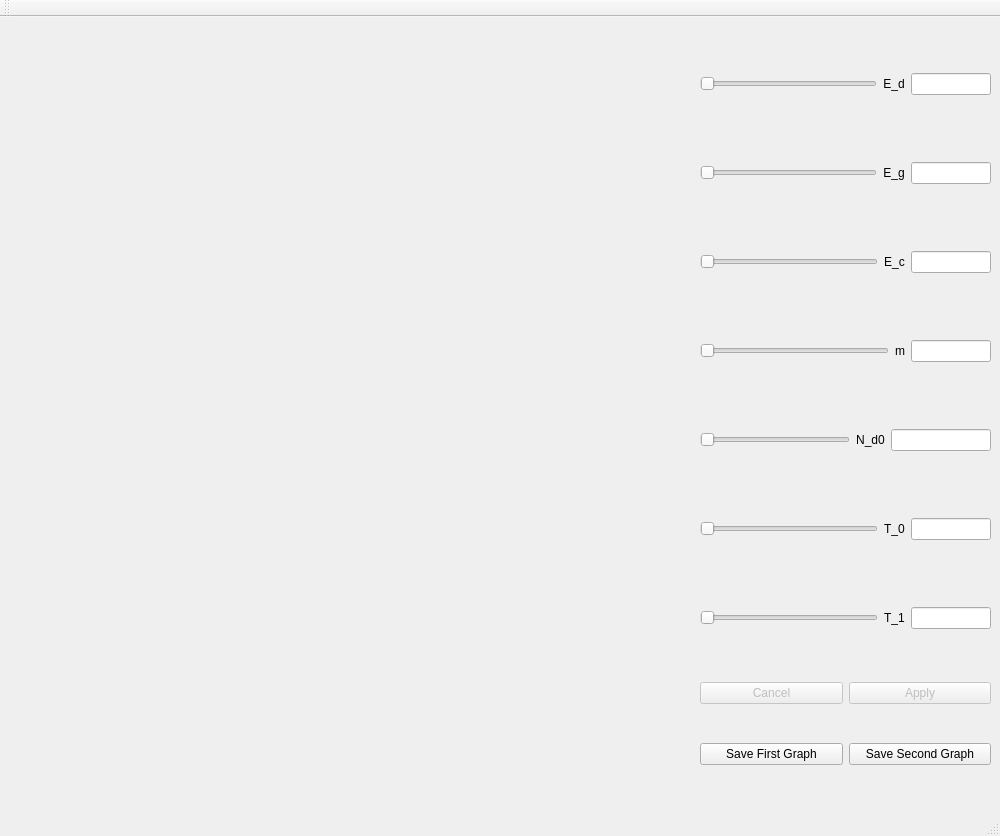
<?xml version="1.0" encoding="UTF-8"?>
<ui version="4.0">
 <class>Application</class>
 <widget class="QMainWindow" name="Application">
  <property name="geometry">
   <rect>
    <x>0</x>
    <y>0</y>
    <width>1000</width>
    <height>836</height>
   </rect>
  </property>
  <property name="minimumSize">
   <size>
    <width>0</width>
    <height>0</height>
   </size>
  </property>
  <property name="windowTitle">
   <string>Statistics of Electronic Holes</string>
  </property>
  <widget class="QWidget" name="centralwidget">
   <layout class="QGridLayout" name="gridLayout" columnstretch="1,0">
    <item row="0" column="1" rowspan="2">
     <layout class="QVBoxLayout" name="verticalLayout">
      <item>
       <layout class="QHBoxLayout" name="horizontalLayout_2">
        <item>
         <widget class="QSlider" name="E_dSlider">
          <property name="minimumSize">
           <size>
            <width>150</width>
            <height>50</height>
           </size>
          </property>
          <property name="maximumSize">
           <size>
            <width>16777215</width>
            <height>16777215</height>
           </size>
          </property>
          <property name="singleStep">
           <number>1</number>
          </property>
          <property name="orientation">
           <enum>Qt::Horizontal</enum>
          </property>
         </widget>
        </item>
        <item>
         <widget class="QLabel" name="E_dLabel">
          <property name="maximumSize">
           <size>
            <width>30</width>
            <height>16777215</height>
           </size>
          </property>
          <property name="text">
           <string>E_d</string>
          </property>
          <property name="alignment">
           <set>Qt::AlignCenter</set>
          </property>
         </widget>
        </item>
        <item>
         <widget class="QLineEdit" name="E_dLineEdit">
          <property name="sizePolicy">
           <sizepolicy hsizetype="Fixed" vsizetype="Fixed">
            <horstretch>0</horstretch>
            <verstretch>0</verstretch>
           </sizepolicy>
          </property>
          <property name="minimumSize">
           <size>
            <width>80</width>
            <height>0</height>
           </size>
          </property>
          <property name="maximumSize">
           <size>
            <width>80</width>
            <height>16777215</height>
           </size>
          </property>
          <property name="readOnly">
           <bool>true</bool>
          </property>
         </widget>
        </item>
       </layout>
      </item>
      <item>
       <layout class="QHBoxLayout" name="horizontalLayout_3">
        <item>
         <widget class="QSlider" name="E_gSlider">
          <property name="minimumSize">
           <size>
            <width>150</width>
            <height>50</height>
           </size>
          </property>
          <property name="orientation">
           <enum>Qt::Horizontal</enum>
          </property>
         </widget>
        </item>
        <item>
         <widget class="QLabel" name="E_gLabel">
          <property name="maximumSize">
           <size>
            <width>30</width>
            <height>16777215</height>
           </size>
          </property>
          <property name="text">
           <string>E_g</string>
          </property>
          <property name="alignment">
           <set>Qt::AlignCenter</set>
          </property>
         </widget>
        </item>
        <item>
         <widget class="QLineEdit" name="E_gLineEdit">
          <property name="sizePolicy">
           <sizepolicy hsizetype="Fixed" vsizetype="Fixed">
            <horstretch>0</horstretch>
            <verstretch>0</verstretch>
           </sizepolicy>
          </property>
          <property name="minimumSize">
           <size>
            <width>80</width>
            <height>0</height>
           </size>
          </property>
          <property name="maximumSize">
           <size>
            <width>80</width>
            <height>16777215</height>
           </size>
          </property>
          <property name="readOnly">
           <bool>true</bool>
          </property>
         </widget>
        </item>
       </layout>
      </item>
      <item>
       <layout class="QHBoxLayout" name="horizontalLayout">
        <item>
         <widget class="QSlider" name="E_cSlider">
          <property name="minimumSize">
           <size>
            <width>150</width>
            <height>50</height>
           </size>
          </property>
          <property name="orientation">
           <enum>Qt::Horizontal</enum>
          </property>
         </widget>
        </item>
        <item>
         <widget class="QLabel" name="E_cLabel">
          <property name="maximumSize">
           <size>
            <width>30</width>
            <height>16777215</height>
           </size>
          </property>
          <property name="text">
           <string>E_c</string>
          </property>
          <property name="alignment">
           <set>Qt::AlignCenter</set>
          </property>
         </widget>
        </item>
        <item>
         <widget class="QLineEdit" name="E_cLineEdit">
          <property name="sizePolicy">
           <sizepolicy hsizetype="Fixed" vsizetype="Fixed">
            <horstretch>0</horstretch>
            <verstretch>0</verstretch>
           </sizepolicy>
          </property>
          <property name="minimumSize">
           <size>
            <width>80</width>
            <height>0</height>
           </size>
          </property>
          <property name="maximumSize">
           <size>
            <width>80</width>
            <height>16777215</height>
           </size>
          </property>
          <property name="readOnly">
           <bool>true</bool>
          </property>
         </widget>
        </item>
       </layout>
      </item>
      <item>
       <layout class="QHBoxLayout" name="horizontalLayout_4">
        <item>
         <widget class="QSlider" name="mSlider">
          <property name="minimumSize">
           <size>
            <width>150</width>
            <height>50</height>
           </size>
          </property>
          <property name="orientation">
           <enum>Qt::Horizontal</enum>
          </property>
         </widget>
        </item>
        <item>
         <widget class="QLabel" name="mLabel">
          <property name="maximumSize">
           <size>
            <width>30</width>
            <height>16777215</height>
           </size>
          </property>
          <property name="text">
           <string>m</string>
          </property>
          <property name="alignment">
           <set>Qt::AlignCenter</set>
          </property>
         </widget>
        </item>
        <item>
         <widget class="QLineEdit" name="mLineEdit">
          <property name="sizePolicy">
           <sizepolicy hsizetype="Fixed" vsizetype="Fixed">
            <horstretch>0</horstretch>
            <verstretch>0</verstretch>
           </sizepolicy>
          </property>
          <property name="minimumSize">
           <size>
            <width>80</width>
            <height>0</height>
           </size>
          </property>
          <property name="maximumSize">
           <size>
            <width>80</width>
            <height>16777215</height>
           </size>
          </property>
          <property name="readOnly">
           <bool>true</bool>
          </property>
         </widget>
        </item>
       </layout>
      </item>
      <item>
       <layout class="QHBoxLayout" name="horizontalLayout_5">
        <item>
         <widget class="QSlider" name="N_d0Slider">
          <property name="minimumSize">
           <size>
            <width>150</width>
            <height>50</height>
           </size>
          </property>
          <property name="orientation">
           <enum>Qt::Horizontal</enum>
          </property>
         </widget>
        </item>
        <item>
         <widget class="QLabel" name="N_d0Label">
          <property name="maximumSize">
           <size>
            <width>40</width>
            <height>16777215</height>
           </size>
          </property>
          <property name="text">
           <string>N_d0</string>
          </property>
          <property name="alignment">
           <set>Qt::AlignCenter</set>
          </property>
         </widget>
        </item>
        <item>
         <widget class="QLineEdit" name="N_d0LineEdit">
          <property name="sizePolicy">
           <sizepolicy hsizetype="Fixed" vsizetype="Fixed">
            <horstretch>0</horstretch>
            <verstretch>0</verstretch>
           </sizepolicy>
          </property>
          <property name="minimumSize">
           <size>
            <width>100</width>
            <height>0</height>
           </size>
          </property>
          <property name="maximumSize">
           <size>
            <width>80</width>
            <height>16777215</height>
           </size>
          </property>
          <property name="readOnly">
           <bool>true</bool>
          </property>
         </widget>
        </item>
       </layout>
      </item>
      <item>
       <layout class="QHBoxLayout" name="horizontalLayout_6">
        <item>
         <widget class="QSlider" name="T_0Slider">
          <property name="minimumSize">
           <size>
            <width>150</width>
            <height>50</height>
           </size>
          </property>
          <property name="orientation">
           <enum>Qt::Horizontal</enum>
          </property>
         </widget>
        </item>
        <item>
         <widget class="QLabel" name="T_0Label">
          <property name="maximumSize">
           <size>
            <width>40</width>
            <height>16777215</height>
           </size>
          </property>
          <property name="text">
           <string>T_0</string>
          </property>
          <property name="alignment">
           <set>Qt::AlignCenter</set>
          </property>
         </widget>
        </item>
        <item>
         <widget class="QLineEdit" name="T_0LineEdit">
          <property name="sizePolicy">
           <sizepolicy hsizetype="Fixed" vsizetype="Fixed">
            <horstretch>0</horstretch>
            <verstretch>0</verstretch>
           </sizepolicy>
          </property>
          <property name="minimumSize">
           <size>
            <width>80</width>
            <height>0</height>
           </size>
          </property>
          <property name="maximumSize">
           <size>
            <width>80</width>
            <height>16777215</height>
           </size>
          </property>
          <property name="readOnly">
           <bool>true</bool>
          </property>
         </widget>
        </item>
       </layout>
      </item>
      <item>
       <layout class="QHBoxLayout" name="horizontalLayout_7">
        <item>
         <widget class="QSlider" name="T_1Slider">
          <property name="minimumSize">
           <size>
            <width>150</width>
            <height>50</height>
           </size>
          </property>
          <property name="orientation">
           <enum>Qt::Horizontal</enum>
          </property>
         </widget>
        </item>
        <item>
         <widget class="QLabel" name="T_1Label">
          <property name="maximumSize">
           <size>
            <width>40</width>
            <height>16777215</height>
           </size>
          </property>
          <property name="text">
           <string>T_1</string>
          </property>
          <property name="alignment">
           <set>Qt::AlignCenter</set>
          </property>
         </widget>
        </item>
        <item>
         <widget class="QLineEdit" name="T_1LineEdit">
          <property name="sizePolicy">
           <sizepolicy hsizetype="Fixed" vsizetype="Fixed">
            <horstretch>0</horstretch>
            <verstretch>0</verstretch>
           </sizepolicy>
          </property>
          <property name="minimumSize">
           <size>
            <width>80</width>
            <height>0</height>
           </size>
          </property>
          <property name="maximumSize">
           <size>
            <width>80</width>
            <height>16777215</height>
           </size>
          </property>
          <property name="text">
           <string/>
          </property>
          <property name="frame">
           <bool>true</bool>
          </property>
          <property name="readOnly">
           <bool>true</bool>
          </property>
         </widget>
        </item>
       </layout>
      </item>
      <item>
       <layout class="QHBoxLayout" name="horizontalLayout_8">
        <item>
         <widget class="QPushButton" name="cancelButton">
          <property name="enabled">
           <bool>false</bool>
          </property>
          <property name="text">
           <string>Cancel</string>
          </property>
         </widget>
        </item>
        <item>
         <widget class="QPushButton" name="ApplyButton">
          <property name="enabled">
           <bool>false</bool>
          </property>
          <property name="text">
           <string>Apply</string>
          </property>
         </widget>
        </item>
       </layout>
      </item>
      <item>
       <layout class="QHBoxLayout" name="horizontalLayout_9">
        <item>
         <widget class="QPushButton" name="saveFirstGraphButton">
          <property name="text">
           <string>Save First Graph</string>
          </property>
         </widget>
        </item>
        <item>
         <widget class="QPushButton" name="saveSecondGraph">
          <property name="text">
           <string>Save Second Graph</string>
          </property>
         </widget>
        </item>
       </layout>
      </item>
     </layout>
    </item>
    <item row="0" column="0">
     <widget class="QLabel" name="f_from_tIMG">
      <property name="text">
       <string/>
      </property>
      <property name="alignment">
       <set>Qt::AlignCenter</set>
      </property>
     </widget>
    </item>
    <item row="1" column="0">
     <widget class="QLabel" name="n_from_tIMG">
      <property name="text">
       <string/>
      </property>
      <property name="alignment">
       <set>Qt::AlignCenter</set>
      </property>
     </widget>
    </item>
   </layout>
  </widget>
  <widget class="QMenuBar" name="menubar">
   <property name="geometry">
    <rect>
     <x>0</x>
     <y>0</y>
     <width>1000</width>
     <height>21</height>
    </rect>
   </property>
  </widget>
  <widget class="QStatusBar" name="statusbar"/>
  <widget class="QToolBar" name="toolBar">
   <property name="windowTitle">
    <string>toolBar</string>
   </property>
   <attribute name="toolBarArea">
    <enum>TopToolBarArea</enum>
   </attribute>
   <attribute name="toolBarBreak">
    <bool>false</bool>
   </attribute>
  </widget>
 </widget>
 <resources/>
 <connections/>
</ui>
